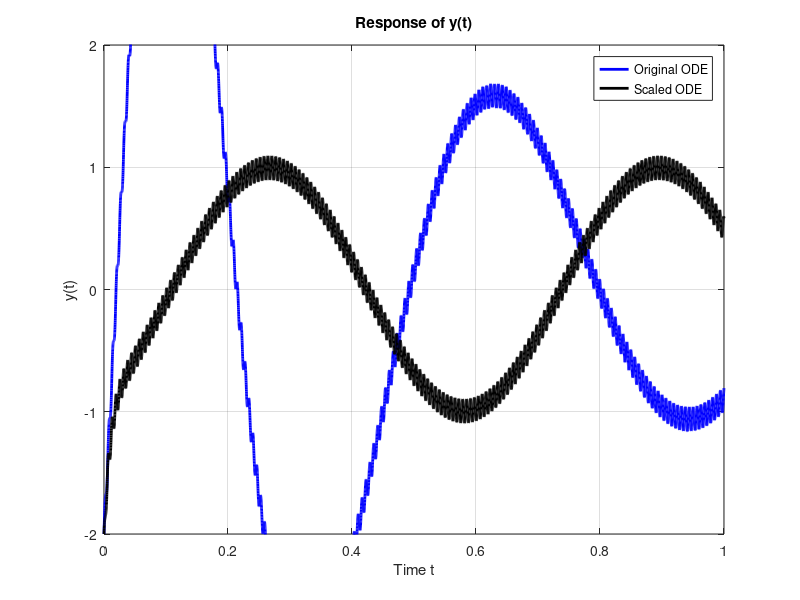

Here is the MATLAB script that generated this plot:
% Define the time vector for solving
tValues = linspace(0, 1, 10000); % 100 points from 0 to 1

% Define the initial condition
initialCondition = -2;

% Define the ODE system for the original equation
odesys = @(t, y) (cos(10*t) + cos(1000*t))*100 - 100*t*y;

% Solve the ODE numerically using ode45
[tSol, ySol] = ode45(odesys, tValues, initialCondition);

% Define the ODE system for the scaled equation
scaled_odesys = @(t, y) (cos(10*(t+1)) + cos(1000*(t+1)))*100 - 100*y;

% Solve the scaled ODE numerically using ode45
[tSolScaled, ySolScaled] = ode45(scaled_odesys, tValues, initialCondition);

% Plot the response
plot(tSol, ySol, 'b', 'LineWidth', 2);
hold on;
plot(tSolScaled, ySolScaled, 'k', 'LineWidth', 2);
xlabel('Time t');
ylabel('y(t)');
title('Response of y(t)');
legend('Original ODE', 'Scaled ODE');
grid on;
xlim([0, 1]); % Horizontal limits
ylim([-2, 2]); % Vertical limits
